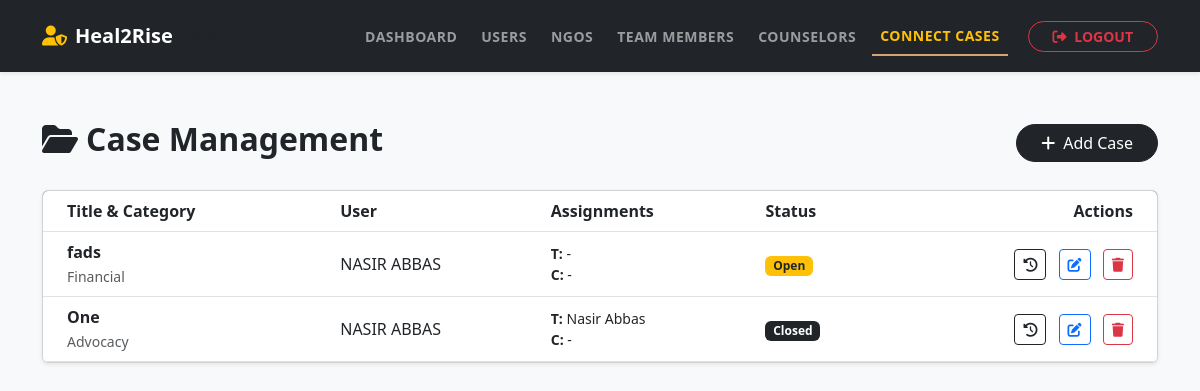
/admin/manage_cases.php (signed in), run on an earlier commit of the app's database.
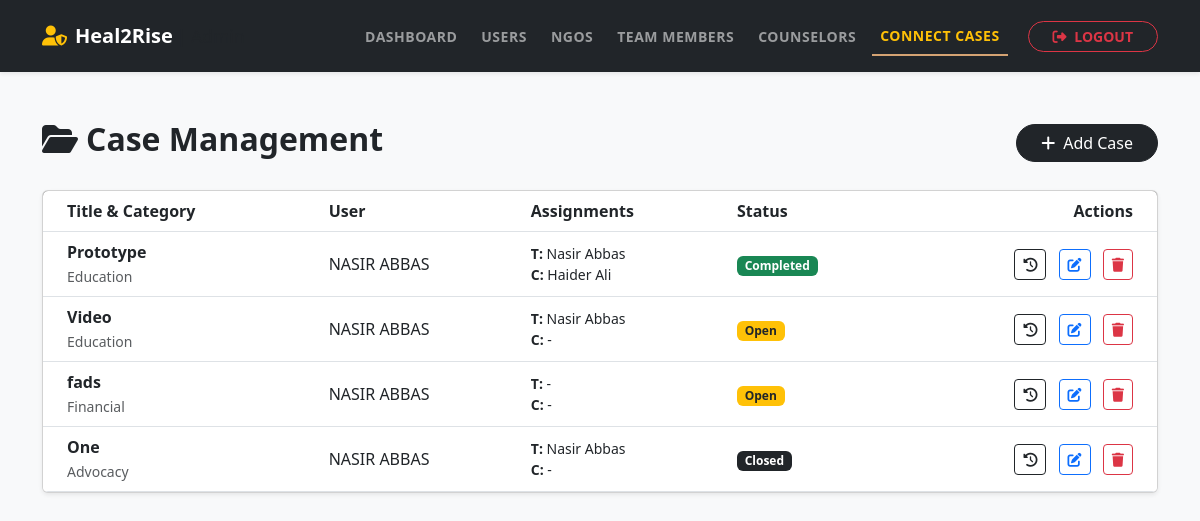
And on a later commit of the database.
### tables this page shows
CREATE TABLE `cases` (
  `case_id` int(11) NOT NULL,
  `user_id` int(11) NOT NULL,
  `ngo_id` int(11) DEFAULT NULL,
  `team_member_id` int(11) DEFAULT NULL,
  `counselor_id` int(11) DEFAULT NULL,
  `case_title` varchar(150) DEFAULT NULL,
  `issue_category` varchar(100) DEFAULT NULL,
  `description` text DEFAULT NULL,
  `start_date` date NOT NULL,
  `status` enum('open','in_progress','rehabilitation','closed','rejected','completed') DEFAULT 'open',
  `closure_date` date DEFAULT NULL,
  `closure_reason` text DEFAULT NULL,
  `assigned_date` datetime DEFAULT current_timestamp(),
  `last_updated` datetime DEFAULT current_timestamp() ON UPDATE current_timestamp()
);

CREATE TABLE `users` (
  `id` int(11) NOT NULL,
  `full_name` varchar(100) NOT NULL,
  `username` varchar(50) NOT NULL,
  `email` varchar(100) NOT NULL,
  `password` varchar(255) NOT NULL,
  `dob` date DEFAULT NULL,
  `cnic` varchar(15) DEFAULT NULL,
  `contact_number` varchar(20) DEFAULT NULL,
  `address` text DEFAULT NULL,
  `is_active` tinyint(1) DEFAULT 1,
  `created_at` timestamp NOT NULL DEFAULT current_timestamp(),
  `updated_at` timestamp NOT NULL DEFAULT current_timestamp() ON UPDATE current_timestamp()
);

CREATE TABLE `team_members` (
  `team_member_id` int(11) NOT NULL,
  `full_name` varchar(100) NOT NULL,
  `email` varchar(100) NOT NULL,
  `password_hash` varchar(255) NOT NULL,
  `phone` varchar(20) DEFAULT NULL,
  `ngo_id` int(11) DEFAULT NULL,
  `expertise` varchar(150) DEFAULT NULL,
  `is_active` tinyint(1) DEFAULT 1,
  `created_at` datetime DEFAULT current_timestamp()
);

CREATE TABLE `counselors` (
  `id` int(11) NOT NULL,
  `full_name` varchar(100) NOT NULL,
  `email` varchar(100) NOT NULL,
  `phone` varchar(20) DEFAULT NULL,
  `specialization` varchar(100) DEFAULT NULL,
  `password` varchar(255) NOT NULL,
  `created_at` timestamp NOT NULL DEFAULT current_timestamp()
);

### admin/manage_cases.php (the view, shortened to what this page needs)
<?php
include "config.php";
$cases = mysqli_query($conn, "SELECT c.*, u.full_name as user_name, n.ngo_name, t.full_name as member_name, co.full_name as counselor_name
                              FROM cases c
                              LEFT JOIN users u ON c.user_id = u.id
                              LEFT JOIN ngos n ON c.ngo_id = n.id
                              LEFT JOIN team_members t ON c.team_member_id = t.team_member_id
                              LEFT JOIN counselors co ON c.counselor_id = co.id
                              ORDER BY c.assigned_date DESC");
?>
<!DOCTYPE html>
<html lang="en">
<head>
    <link href="https://cdn.jsdelivr.net/npm/bootstrap@5.3.0/dist/css/bootstrap.min.css" rel="stylesheet">
    <link rel="stylesheet" href="https://cdnjs.cloudflare.com/ajax/libs/font-awesome/6.4.0/css/all.min.css">
</head>
<body class="bg-light">
<?php include('navbar.php'); ?>
<div class="container mt-5">
    <div class="d-flex justify-content-between align-items-center mb-4">
        <h2 class="fw-bold"><i class="fas fa-folder-open me-2"></i>Case Management</h2>
        <button class="btn btn-dark rounded-pill px-4" onclick="openModal()">
            <i class="fas fa-plus me-2"></i>Add Case
        </button>
    </div>
    <div class="card overflow-hidden shadow-sm">
        <div class="table-responsive">
            <table class="table table-hover align-middle mb-0">
                <thead>
                    <tr>
                        <th class="ps-4">Title & Category</th>
                        <th>User</th>
                        <th>Assignments</th>
                        <th>Status</th>
                        <th class="text-end pe-4">Actions</th>
                    </tr>
                </thead>
                <tbody>
                    <?php while($row = mysqli_fetch_assoc($cases)): ?>
                    <tr>
                        <td class="ps-4">
                            <div class="fw-bold"><?= htmlspecialchars($row['case_title']) ?></div>
                            <span class="text-muted small"><?= htmlspecialchars($row['issue_category']) ?></span>
                        </td>
                        <td><?= htmlspecialchars($row['user_name']) ?></td>
                        <td>
                            <div class="small"><strong>T:</strong> <?= $row['member_name'] ?: '-' ?></div>
                            <div class="small"><strong>C:</strong> <?= $row['counselor_name'] ?: '-' ?></div>
                        </td>
                        <td>
                            <?php
                                $badge = match($row['status']) {
                                    'open' => 'bg-warning text-dark',
                                    'in_progress' => 'bg-primary text-white',
                                    'rehabilitation' => 'bg-info text-dark',
                                    'completed' => 'badge-completed',
                                    'closed' => 'bg-dark text-white',
                                    'rejected' => 'bg-danger text-white',
                                    default => 'bg-secondary'
                                };
                            ?>
                            <span class="badge <?= $badge ?>"><?= ucwords(str_replace('_', ' ', $row['status'])) ?></span>
                        </td>
                        <td class="text-end pe-4">
                            <a href="admin_case_details.php?id=<?= $row['case_id'] ?>" class="btn btn-sm btn-outline-dark me-2" title="View Progress History">
        <i class="fas fa-history"></i>
    </a>
                            <button class="btn btn-sm btn-outline-primary me-2" onclick='editCase(<?= json_encode($row) ?>)'>
                                <i class="fas fa-edit"></i>
                            </button>
                            <a href="manage_cases.php?delete_id=<?= $row['case_id'] ?>" class="btn btn-sm btn-outline-danger" onclick="return confirm('Confirm deletion?')">
                               <i class="fas fa-trash"></i>
                            </a>
                        </td>
                    </tr>
                    <?php endwhile; ?>
                </tbody>
            </table>
        </div>
    </div>
</div>
</body>
</html>

### admin/navbar.php (shortened to what this page needs)
<?php
$current_page = basename($_SERVER['PHP_SELF']);
?>
<nav class="navbar navbar-expand-lg navbar-dark bg-dark shadow-sm py-3">
    <div class="container">
        <a class="navbar-brand fw-bold d-flex align-items-center" href="admin_dashboard.php">
            <i class="fas fa-user-shield me-2 text-warning"></i>
            Heal2Rise <span class="ms-1 fw-light text-muted small">| Admin</span>
        </a>
        <div class="collapse navbar-collapse" id="adminNavbar">
            <ul class="navbar-nav ms-auto align-items-center text-uppercase small fw-bold">
                <li class="nav-item px-1">
                    <a class="nav-link <?= ($current_page == 'admin_dashboard.php') ? 'active text-warning' : '' ?>" href="admin_dashboard.php">
                        Dashboard
                    </a>
                </li>
                <li class="nav-item px-1">
                    <a class="nav-link <?= ($current_page == 'view_users.php') ? 'active text-warning' : '' ?>" href="view_users.php">
                        Users
                    </a>
                </li>
                <li class="nav-item px-1">
                    <a class="nav-link <?= ($current_page == 'view_ngos..php') ? 'active text-warning' : '' ?>" href="view_ngos.php">
                        NGOs
                    </a>
                </li>
                <li class="nav-item px-1">
                    <a class="nav-link <?= ($current_page == 'manage_members..php') ? 'active text-warning' : '' ?>" href="manage_members.php">
                        Team Members
                    </a>
                </li>
                <li class="nav-item px-1">
                    <a class="nav-link <?= ($current_page == 'manage_counselors..php') ? 'active text-warning' : '' ?>" href="manage_counselors.php">
                        Counselors
                    </a>
                </li>
                <li class="nav-item px-1">
                    <a class="nav-link <?= ($current_page == 'manage_cases.php') ? 'active text-warning' : '' ?>" href="manage_cases.php">
                        Connect Cases
                    </a>
                </li>
                <li class="nav-item ms-lg-3">
                    <a class="btn btn-outline-danger btn-sm px-4 rounded-pill fw-bold" href="logout.php">
                        <i class="fas fa-sign-out-alt me-1"></i> Logout
                    </a>
                </li>
            </ul>
        </div>
    </div>
</nav>

### admin/manage_cases.php (style rules this page uses)
.table thead { background: #2d2d2d; color: #fff; }
.badge-completed { background-color: #198754; color: white; }

### admin/navbar.php (style rules this page uses)
.nav-link { letter-spacing: 0.5px; transition: color 0.2s ease; }
.navbar-dark .navbar-nav .nav-link.active { border-bottom: 2px solid #d4a373; }

What changed in the data, as far as the page shows it:
added cases: case_title "Prototype", issue_category "Education", user.full_name "NASIR ABBAS", team_member.full_name "Nasir Abbas", counselor.full_name "Haider Ali", status "Completed"
added cases: case_title "Video", issue_category "Education", user.full_name "NASIR ABBAS", team_member.full_name "Nasir Abbas", counselor_name "-", status "Open"
